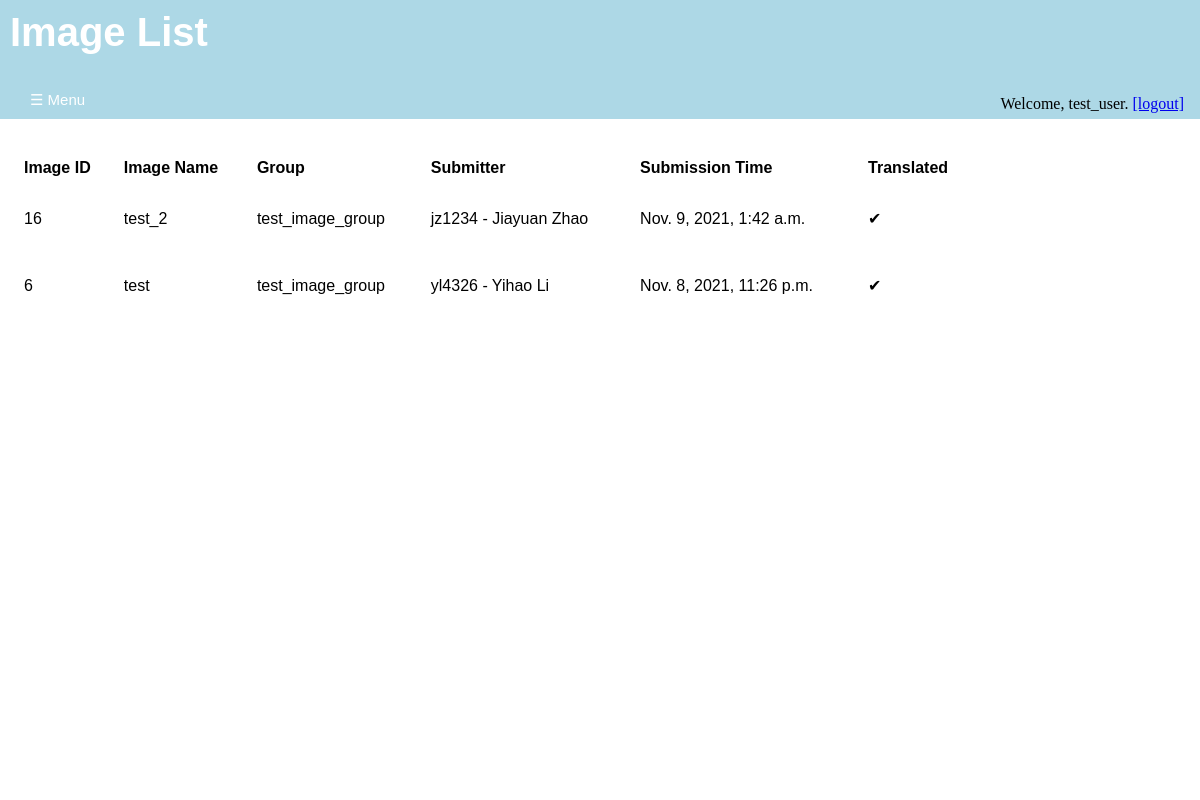
Screenshot of /annotations/image_list/ (signed in) with the database file from the repository.
### annotations/models.py (models this page shows, shortened)
class Image(models.Model):
    image_name = models.CharField(max_length = 200, unique=True)
    submission_date = models.DateTimeField('date of submission')
    image_upload = models.FileField(upload_to = svs_rename)
    translated = models.BooleanField(default= 'False')
    svs_path = models.FilePathField(path = "/home/alexliyihao/svss", match = ".*\.svs", null = True, blank = True)
    dzi_path = models.FilePathField(path = "/home/alexliyihao/dzis", match = ".*\.dzi", null = True, blank = True)
    height = models.PositiveIntegerField(null = True, blank = True)
    width = models.PositiveIntegerField(null = True, blank = True)
    image_description = models.TextField()
    completely_annotated = models.BooleanField(default = 'False')
    group = models.ForeignKey(ImageGroup, on_delete=models.SET_NULL, blank = True, null = True)
    submit_user = models.ForeignKey(User, on_delete=models.PROTECT, blank = True, null = True)

class ImageGroup(models.Model):
    group_name = models.CharField(max_length = 200, unique=True)
    group_description = models.TextField()
    def __str__(self):
      return self.group_name

class User(auth_user):
    UNI = models.CharField(max_length = 8, unique=True)
    register_date = models.DateTimeField('date of registration', blank = True)
    organizations = models.ForeignKey('Organization', on_delete=models.PROTECT,null = True, blank = True)
    def __str__(self):
      return f"{self.UNI} - {self.first_name} {self.last_name}"

### annotations/views.py (the view)
# urls.py: path('image_list/', views.ImageListView.as_view(), name='image-list'),
class ImageListView(generic.ListView):
    template_name = 'annotations/image_list.html'
    context_object_name = 'image_list'
    def get_queryset(self):
        return Image.objects.order_by('-submission_date')

### annotations/templates/annotations/image_list.html (shortened to what this page needs)
{% extends 'annotations/base.html' %}
{% block content %}
  {% if image_list %}
    <div id='title' class='title'>
      <h1>Image List</h1>
      <div id='login-widget' class='login-widget'>
      {% if user.is_authenticated %}
         <p>Welcome, {{ user.get_username }}.</p>
         <a href="{% url 'annotations:logout' %}">[logout]</a>
      {% else %}
        <p>Welcome, new user.</p>
        <a href="{% url 'annotations:login' %}" >[login]</a>
        <a href="{% url 'annotations:registration' %}" >[register]</a>
      {% endif %}
      </div>
      <button class="openbutton" onclick="openNav()">&#9776; Menu</button>
    </div>
    <div id='body' class='body'>
      <table>
        <tr>
          <th>Image ID</th>
          <th>Image Name</th>
          <th>Group</th>
          <th>Submitter</th>
          <th>Submission Time</th>
          <th>Translated</th>
        </tr>
        {% for image in image_list %}
          <tr>
            <td>{{image.pk}}</td>
            <td>
            {% if image.translated %}
               <a href="{% url 'annotations:image-views' image.id %}">{{ image.image_name }}
               </a>
            {% else %}
               <a>{{image.image_name}}</a>
            {% endif %}
            <td><a> {{ image.group }} </a></td>
            <td><a> {{ image.submit_user }}</a></td>
            <td><a> {{ image.submission_date }}</a></td>
            <td><p> {{ image.translated|yesno:"✔,✘" }} </p></td>
           </tr>
        {% endfor %}
      </table>
    </div>
  {% else %}
    <div id='title' class = "title">
      <h1>No images are available.</h1>
    </div>
  {% endif %}
{% endblock %}

### annotations/static/annotations/style.css (style rules this page uses)
div#login-widget.login-widget { position: absolute; right: 1em; bottom: 0px; width: auto; height: 1.5em; }
.login-widget a { display: inline-block; }
.login-widget p { display: inline-block; margin-block-start: 0em; margin-block-end: 0em; }
div#title.title { background-color: lightblue; align-items: center; position:fixed; top:0px; left:0px; height:calc(10% + 39px); width: 100%; transition: margin-left .8s; transition: width .8s; display: flex; flex: 1 1 auto; justify-content: flex-start; }
.title h1 { position: absolute; font-size: 2.5em; z-index: 1; top: 0em; margin-block-start: 0em; margin-block-end: 0em; padding-top: 0.25em; padding-left: 0.25em; }
.openbutton { position: absolute; bottom: 0; z-index: 1; font-size: 15px; cursor: pointer; background-color: lightblue; color: white; float: left; padding: 10px 2em; border: none; }
div#body.body { position:absolute; left:0px; top: calc(10% + 39px); height: 85%; width: 100%; background-color: white; transition: margin-left .8s; transition: width .8s; display: flex; flex: 1 1 auto; flex-direction:column; justify-content: flex-start; padding-left: 1em; }
h1 { display: table-cell; color: white; text-align: left; font-size: 2em; font-family: Arial, Helvetica, sans-serif; }
table { top: 10%; margin-top: 2em; width: 80%; padding: 0; border-collapse: collapse; font-family: Arial, Helvetica, sans-serif; table-layout:auto; }
td, th { text-align: left; padding: 0.5em; text-decoration: none; }
.body a { text-decoration: none; }
.body a:link { color:black; }

### rows the page displays
Image: pk "16", image_name "test_2", group "test_image_group", submit_user "jz1234 - Jiayuan Zhao", submission_date "Nov. 9, 2021, 1:42 a.m.", translated "✔"
Image: pk "6", image_name "test", group "test_image_group", submit_user "yl4326 - Yihao Li", submission_date "Nov. 8, 2021, 11:26 p.m.", translated "✔"

### other values shown
{{ user.get_username }} "test_user"
